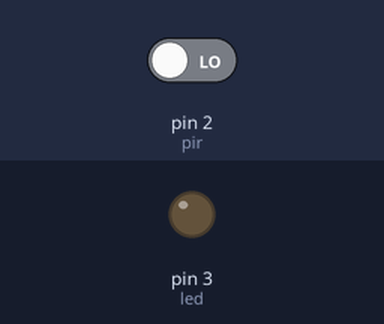
Bench run of a sketch on a simulated Arduino Uno, built with avr-gcc and run on an emulated ATmega328P. Parts: output pins drawn as LEDs (lit = HIGH). The test bench sets the inputs (shaded band); at power-on: pin 2 (pir) LOW. What the sketch prints to the serial monitor is not drawn.

Above: at 1.2 s.
1.3 s: pin 2 (pir) driven HIGH
At 2.5 s:
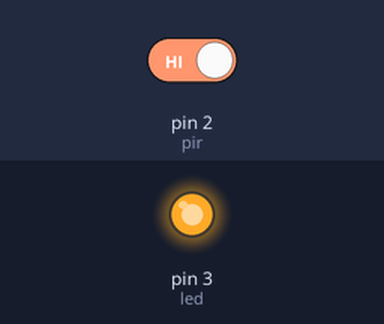
2.8 s: pin 2 (pir) driven LOW
At 3.7 s:
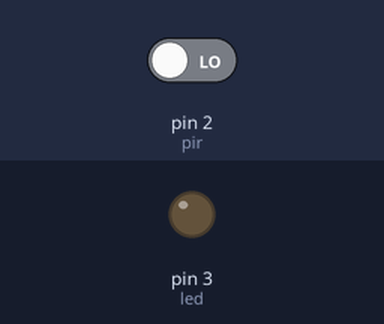
Timing chart, 0 to 5.8 s (numbered marks = the images above; inputs shaded):
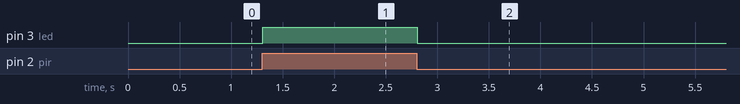

The sketch:

IR_.ino
```cpp
const int pir = 2;
const int led = 3;
void setup()
{
  pinMode(pir, INPUT);//PIR
  pinMode(led, OUTPUT);
  Serial.begin(9600);

}

void loop()
{
  int sig = digitalRead(pir);
  Serial.println(sig);
  if (sig == 1)
  {
  digitalWrite(led, HIGH);
}
else
{
  digitalWrite(led, LOW);
  }
}
```

Measured:
- after the input at 1.3 s, pin 3 (led): LOW → HIGH at once
- after the input at 2.8 s, pin 3 (led): HIGH → LOW at once
